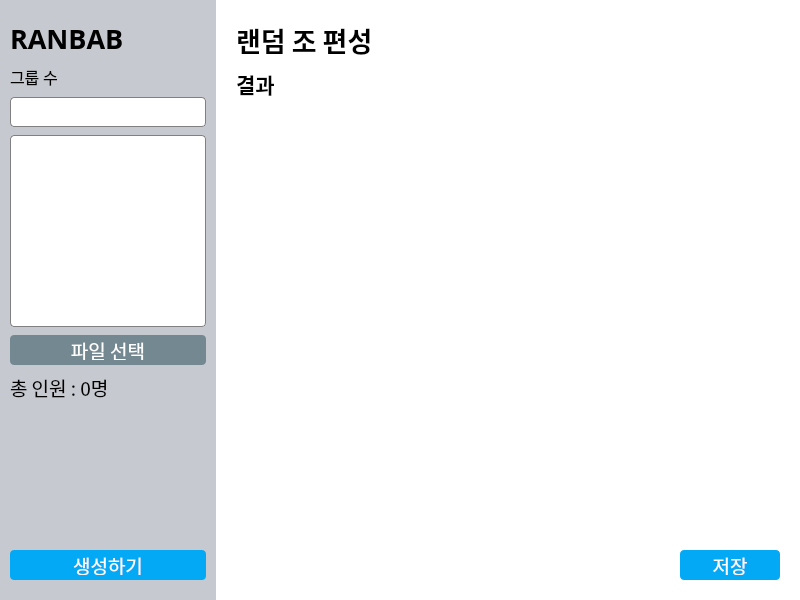
<?xml version="1.0" encoding="UTF-8"?>
<ui version="4.0">
 <class>MainWidget</class>
 <widget class="QWidget" name="MainWidget">
  <property name="geometry">
   <rect>
    <x>0</x>
    <y>0</y>
    <width>800</width>
    <height>600</height>
   </rect>
  </property>
  <property name="font">
   <font>
    <family>나눔고딕</family>
   </font>
  </property>
  <property name="windowTitle">
   <string>Form</string>
  </property>
  <property name="styleSheet">
   <string notr="true">background-color: rgb(255, 255, 255);</string>
  </property>
  <layout class="QHBoxLayout" name="horizontalLayout" stretch="0">
   <property name="spacing">
    <number>0</number>
   </property>
   <property name="leftMargin">
    <number>0</number>
   </property>
   <property name="topMargin">
    <number>0</number>
   </property>
   <property name="rightMargin">
    <number>0</number>
   </property>
   <property name="bottomMargin">
    <number>0</number>
   </property>
   <item>
    <layout class="QHBoxLayout" name="horizontalLayout_2" stretch="0,1">
     <property name="spacing">
      <number>0</number>
     </property>
     <item>
      <widget class="QWidget" name="inputWidget" native="true">
       <property name="autoFillBackground">
        <bool>false</bool>
       </property>
       <property name="styleSheet">
        <string notr="true">background-color: rgb(198, 201, 207)</string>
       </property>
       <layout class="QVBoxLayout" name="verticalLayout_4">
        <property name="spacing">
         <number>0</number>
        </property>
        <property name="leftMargin">
         <number>0</number>
        </property>
        <property name="topMargin">
         <number>0</number>
        </property>
        <property name="rightMargin">
         <number>0</number>
        </property>
        <property name="bottomMargin">
         <number>0</number>
        </property>
        <item>
         <layout class="QVBoxLayout" name="inputLayout" stretch="0,0,0,0,0,0,1,0">
          <property name="spacing">
           <number>8</number>
          </property>
          <property name="leftMargin">
           <number>10</number>
          </property>
          <property name="topMargin">
           <number>20</number>
          </property>
          <property name="rightMargin">
           <number>10</number>
          </property>
          <property name="bottomMargin">
           <number>20</number>
          </property>
          <item>
           <widget class="QLabel" name="programNameLabel">
            <property name="font">
             <font>
              <family>나눔고딕</family>
              <pointsize>20</pointsize>
              <bold>true</bold>
             </font>
            </property>
            <property name="styleSheet">
             <string notr="true">color: black;
</string>
            </property>
            <property name="text">
             <string>RANBAB</string>
            </property>
           </widget>
          </item>
          <item>
           <widget class="QLabel" name="groupCountLabel">
            <property name="font">
             <font>
              <family>나눔고딕</family>
              <pointsize>12</pointsize>
             </font>
            </property>
            <property name="styleSheet">
             <string notr="true">color: black;
</string>
            </property>
            <property name="text">
             <string>그룹 수</string>
            </property>
           </widget>
          </item>
          <item>
           <widget class="QLineEdit" name="groupCountLineEdit">
            <property name="maximumSize">
             <size>
              <width>196</width>
              <height>30</height>
             </size>
            </property>
            <property name="font">
             <font>
              <family>나눔고딕</family>
              <pointsize>14</pointsize>
             </font>
            </property>
            <property name="styleSheet">
             <string notr="true">background-color: rgb(255, 255, 255);
border: 1px solid gray;
outline: none;
border-radius: 4px;
padding: 3px;
color: black;
</string>
            </property>
            <property name="inputMask">
             <string>00</string>
            </property>
            <property name="placeholderText">
             <string/>
            </property>
           </widget>
          </item>
          <item>
           <widget class="QTextEdit" name="groupEntryText">
            <property name="maximumSize">
             <size>
              <width>196</width>
              <height>199</height>
             </size>
            </property>
            <property name="font">
             <font>
              <family>나눔고딕</family>
              <pointsize>14</pointsize>
             </font>
            </property>
            <property name="styleSheet">
             <string notr="true">QTextEdit {
background-color: rgb(255, 255, 255);
outline: none;
border-radius: 4px;
padding: 3px;
color: black;
border: 1px solid gray;
}
QScrollBar:vertical {
background-color: rgb(255, 255, 255);
border: none;
width: 10px;
}
QScrollBar::handle:vertical {
background-color: rgb(198, 201, 207);
border: none;
border-radius: 4px;
}
QScrollBar::handle:vertical:hover {
background-color: rgb(188, 191, 197);
}
QScrollBar::handle:vertical:pressed {
background-color: rgb(178, 181, 187);
}
QScrollBar::sub-line, QScrollBar::add-line {
height: 0px;
width: 0px;
border: none;
}
QScrollBar::add-page:vertical, QScrollBar::sub-page:vertical {
background: transparent;
border: none;
}</string>
            </property>
           </widget>
          </item>
          <item>
           <widget class="QPushButton" name="chooseFileButton">
            <property name="maximumSize">
             <size>
              <width>196</width>
              <height>30</height>
             </size>
            </property>
            <property name="font">
             <font>
              <family>나눔고딕</family>
              <pointsize>14</pointsize>
             </font>
            </property>
            <property name="styleSheet">
             <string notr="true">QPushButton {
background-color: rgb(116, 136, 146);
border: none;
padding: 5px;
outline: none;
color: white;
border-radius: 4px;
}

QPushButton:hover {
	background-color: rgb(106, 126, 136);
}

QPushButton:pressed {
	background-color: rgb(96, 116, 126);
}</string>
            </property>
            <property name="text">
             <string>파일 선택</string>
            </property>
           </widget>
          </item>
          <item>
           <widget class="QLabel" name="totalPeopleCountLabel">
            <property name="font">
             <font>
              <family>나눔고딕</family>
              <pointsize>14</pointsize>
             </font>
            </property>
            <property name="styleSheet">
             <string notr="true">color: rgb(0, 0, 0);</string>
            </property>
            <property name="text">
             <string>총 인원 : 0명</string>
            </property>
           </widget>
          </item>
          <item>
           <widget class="QLabel" name="catImageLabel">
            <property name="font">
             <font>
              <family>나눔고딕</family>
             </font>
            </property>
            <property name="text">
             <string/>
            </property>
           </widget>
          </item>
          <item>
           <widget class="QPushButton" name="generateGroupButton">
            <property name="minimumSize">
             <size>
              <width>196</width>
              <height>30</height>
             </size>
            </property>
            <property name="maximumSize">
             <size>
              <width>196</width>
              <height>30</height>
             </size>
            </property>
            <property name="font">
             <font>
              <family>나눔고딕</family>
              <pointsize>14</pointsize>
             </font>
            </property>
            <property name="styleSheet">
             <string notr="true">QPushButton {
background-color: rgb(4, 169, 245);
border: none;
padding: 5px;
color: white;
outline: none;
border-radius: 4px;
}

QPushButton:hover {
background-color: rgb(0, 159, 235);
}

QPushButton:pressed {
background-color: rgb(0, 149, 225);
}</string>
            </property>
            <property name="text">
             <string>생성하기</string>
            </property>
           </widget>
          </item>
         </layout>
        </item>
       </layout>
      </widget>
     </item>
     <item>
      <layout class="QVBoxLayout" name="outputLayout" stretch="0,0,1,0">
       <property name="spacing">
        <number>8</number>
       </property>
       <property name="leftMargin">
        <number>20</number>
       </property>
       <property name="topMargin">
        <number>20</number>
       </property>
       <property name="rightMargin">
        <number>20</number>
       </property>
       <property name="bottomMargin">
        <number>20</number>
       </property>
       <item>
        <widget class="QLabel" name="titleLabel">
         <property name="font">
          <font>
           <family>나눔고딕</family>
           <pointsize>20</pointsize>
           <bold>true</bold>
          </font>
         </property>
         <property name="styleSheet">
          <string notr="true">color: black;
</string>
         </property>
         <property name="text">
          <string>랜덤 조 편성</string>
         </property>
        </widget>
       </item>
       <item>
        <layout class="QHBoxLayout" name="horizontalLayout_5" stretch="1,0">
         <item>
          <widget class="QLabel" name="resultLabel">
           <property name="font">
            <font>
             <family>나눔고딕</family>
             <pointsize>16</pointsize>
             <bold>true</bold>
            </font>
           </property>
           <property name="styleSheet">
            <string notr="true">color: black;
</string>
           </property>
           <property name="text">
            <string>결과</string>
           </property>
          </widget>
         </item>
         <item>
          <widget class="QPushButton" name="copyButton">
           <property name="minimumSize">
            <size>
             <width>32</width>
             <height>32</height>
            </size>
           </property>
           <property name="maximumSize">
            <size>
             <width>32</width>
             <height>32</height>
            </size>
           </property>
           <property name="font">
            <font>
             <family>나눔고딕</family>
            </font>
           </property>
           <property name="cursor">
            <cursorShape>ArrowCursor</cursorShape>
           </property>
           <property name="styleSheet">
            <string notr="true">QPushButton {
	border: none;
	border-radius: 4px;
	padding: 2px;
}

QPushButton:hover {
	background-color: rgb(235, 235, 235);
	color: black;
}
</string>
           </property>
           <property name="text">
            <string/>
           </property>
           <property name="icon">
            <iconset resource="../images.qrc">
             <normaloff>:/resource/copy-icon.svg</normaloff>:/resource/copy-icon.svg</iconset>
           </property>
           <property name="iconSize">
            <size>
             <width>20</width>
             <height>20</height>
            </size>
           </property>
          </widget>
         </item>
        </layout>
       </item>
       <item>
        <widget class="QWidget" name="resultWidget" native="true">
         <property name="font">
          <font>
           <family>나눔고딕</family>
          </font>
         </property>
         <layout class="QHBoxLayout" name="horizontalLayout_3">
          <property name="spacing">
           <number>0</number>
          </property>
          <property name="leftMargin">
           <number>0</number>
          </property>
          <property name="topMargin">
           <number>0</number>
          </property>
          <property name="rightMargin">
           <number>0</number>
          </property>
          <property name="bottomMargin">
           <number>0</number>
          </property>
          <item>
           <widget class="QScrollArea" name="scrollArea">
            <property name="styleSheet">
             <string notr="true">QScrollBar:vertical {
background-color: rgb(255, 255, 255);
border: none;
width: 10px;
}
QScrollBar::handle:vertical {
background-color: rgb(198, 201, 207);
border: none;
border-radius: 4px;
}
QScrollBar::handle:vertical:hover {
background-color: rgb(188, 191, 197);
}
QScrollBar::handle:vertical:pressed {
background-color: rgb(178, 181, 187);
}
QScrollBar::sub-line, QScrollBar::add-line {
height: 0px;
width: 0px;
border: none;
}
QScrollBar::add-page:vertical, QScrollBar::sub-page:vertical {
background: transparent;
border: none;
}</string>
            </property>
            <property name="frameShape">
             <enum>QFrame::Shape::NoFrame</enum>
            </property>
            <property name="widgetResizable">
             <bool>true</bool>
            </property>
            <widget class="QWidget" name="scrollAreaWidgetContents">
             <property name="geometry">
              <rect>
               <x>0</x>
               <y>0</y>
               <width>542</width>
               <height>447</height>
              </rect>
             </property>
             <property name="styleSheet">
              <string notr="true"/>
             </property>
             <layout class="QVBoxLayout" name="verticalLayout">
              <property name="spacing">
               <number>0</number>
              </property>
              <property name="leftMargin">
               <number>0</number>
              </property>
              <property name="topMargin">
               <number>0</number>
              </property>
              <property name="rightMargin">
               <number>0</number>
              </property>
              <property name="bottomMargin">
               <number>0</number>
              </property>
              <item>
               <widget class="QFrame" name="frame">
                <property name="styleSheet">
                 <string notr="true"/>
                </property>
                <property name="frameShape">
                 <enum>QFrame::Shape::NoFrame</enum>
                </property>
                <property name="frameShadow">
                 <enum>QFrame::Shadow::Plain</enum>
                </property>
                <layout class="QVBoxLayout" name="verticalLayout_2">
                 <property name="spacing">
                  <number>0</number>
                 </property>
                 <property name="leftMargin">
                  <number>0</number>
                 </property>
                 <property name="topMargin">
                  <number>0</number>
                 </property>
                 <property name="rightMargin">
                  <number>0</number>
                 </property>
                 <property name="bottomMargin">
                  <number>0</number>
                 </property>
                 <item>
                  <layout class="QVBoxLayout" name="verticalLayout_3">
                   <property name="spacing">
                    <number>0</number>
                   </property>
                   <property name="leftMargin">
                    <number>0</number>
                   </property>
                   <property name="topMargin">
                    <number>0</number>
                   </property>
                   <property name="rightMargin">
                    <number>0</number>
                   </property>
                   <property name="bottomMargin">
                    <number>0</number>
                   </property>
                  </layout>
                 </item>
                </layout>
               </widget>
              </item>
             </layout>
            </widget>
           </widget>
          </item>
         </layout>
        </widget>
       </item>
       <item alignment="Qt::AlignmentFlag::AlignRight">
        <widget class="QPushButton" name="saveButton">
         <property name="minimumSize">
          <size>
           <width>100</width>
           <height>30</height>
          </size>
         </property>
         <property name="maximumSize">
          <size>
           <width>100</width>
           <height>30</height>
          </size>
         </property>
         <property name="font">
          <font>
           <family>나눔고딕</family>
           <pointsize>14</pointsize>
          </font>
         </property>
         <property name="styleSheet">
          <string notr="true">QPushButton {
background-color: rgb(4, 169, 245);
border: none;
padding: 5px;
color: white;
outline: none;
border-radius: 4px;
}

QPushButton:hover {
background-color: rgb(0, 159, 235);
}

QPushButton:pressed {
background-color: rgb(0, 149, 225);
}</string>
         </property>
         <property name="text">
          <string>저장</string>
         </property>
        </widget>
       </item>
      </layout>
     </item>
    </layout>
   </item>
  </layout>
 </widget>
 <resources>
  <include location="../images.qrc"/>
 </resources>
 <connections/>
</ui>
